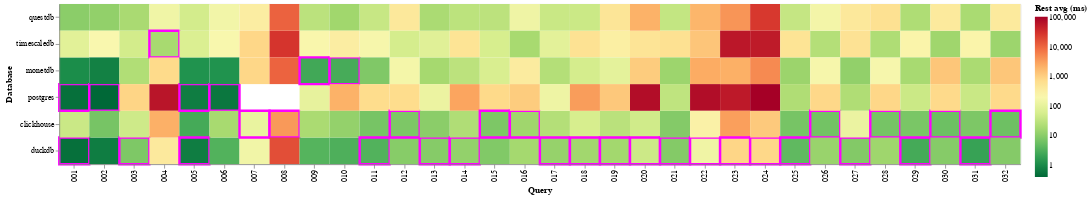

Notebook code for this chart:
### Code cell
df = db.execute(
    """
WITH query_events AS (
    SELECT
        b.db,
        e.benchmark_id,
        e.name,
        e.time,
        e.type
    FROM event e
    JOIN benchmark b ON e.benchmark_id = b.id
    WHERE b.suite = (?)
      AND b.deleted_at is NULL
      AND e.name ~ '^query_.*_iteration_[0-9]+$'
),
paired AS (
    SELECT
        s.db,
        REGEXP_REPLACE(s.name, '_iteration_[0-9]+$', '') AS base_query,
        CAST(REGEXP_EXTRACT(s.name, '_iteration_([0-9]+)$', 1) AS INTEGER) AS iteration,
        epoch(e.time - s.time) AS duration_seconds
    FROM query_events s
    JOIN query_events e
      ON s.db = e.db
     AND s.benchmark_id = e.benchmark_id
     AND s.name = e.name
     AND s.type = 'start'
     AND e.type = 'end'
),
aggregated AS (
    SELECT
        db,
        base_query,
        MAX(CASE WHEN iteration = 1 THEN duration_seconds END) AS first_seconds,
        AVG(CASE WHEN iteration > 1 THEN duration_seconds END) AS rest_avg_seconds,
        STDDEV_SAMP(CASE WHEN iteration > 1 THEN duration_seconds END) AS rest_stddev_seconds,
        COUNT(*) FILTER (WHERE iteration > 1) AS rest_runs
    FROM paired
    GROUP BY db, base_query
)
SELECT
	db,
	base_query as query,
	1000 * ROUND(first_seconds, 4) AS first_ms,
	1000 * ROUND(rest_avg_seconds, 4) AS rest_avg_ms,
	1000 * ROUND(rest_stddev_seconds, 4) AS rest_stddev_ms,
	rest_runs
FROM
	aggregated
ORDER BY
	query;

""",
    [SUITE],
).pl()


df = df.with_columns(
    pl.col.query.str.strip_prefix("query_").str.split("_").list.first().alias("query"),
    (pl.col.rest_runs + 1).alias("runs"),
)

# df = df.filter(pl.col.db.is_in(["monetdb", "questdb"]))

metric: Literal["first", "rest"] = "rest"


dff = (
    df.group_by("query")
    .agg(pl.col("rest_avg_ms" if metric == "rest" else "first_ms").min().alias("best"))
    .join(df, on="query")
    .with_columns((pl.col("rest_avg_ms" if metric == "rest" else "first_ms") == pl.col("best")).alias("is_fastest"))
    .drop("best")
)


if SUITE == "clickbench":
    dff = dff.sort(pl.col.query.str.strip_prefix("Q").cast(pl.Int32))


query_order = dff["query"].to_list()

db_order = (
    dff.filter(pl.col("is_fastest")).group_by("db").len().sort("len", descending=True).get_column("db").to_list()
)[::-1]


for missing in sorted(set(dff.unique("db").get_column("db").to_list()) - set(db_order), reverse=True):
    db_order = [missing] + db_order

heatmap = (
    alt.Chart(dff)
    .mark_rect()
    .encode(
        y=alt.Y("db:N", title="Database", sort=db_order),
        x=alt.X("query:N", title="Query", sort=query_order),
        color=alt.Color(
            "first_ms:Q",
            title="First (ms)",
            scale=alt.Scale(scheme="redyellowgreen", type="log", reverse=True),
        )
        if metric == "first"
        else alt.Color(
            "rest_avg_ms:Q",
            title="Rest avg (ms)",
            scale=alt.Scale(scheme="redyellowgreen", type="log", reverse=True),
        ),
        stroke=alt.condition(
            "datum.is_fastest",
            alt.value("magenta"),
            alt.value("none"),
        ),
        strokeWidth=alt.condition(
            "datum.is_fastest",
            alt.value(3),
            alt.value(0),
        ),
        tooltip=[
            alt.Tooltip("db:N", title="Database"),
            alt.Tooltip("query:N", title="Query"),
            alt.Tooltip("rest_avg_ms:Q", title="Rest avg (ms)"),
            alt.Tooltip("rest_stddev_ms:Q", title="Rest stddev (ms)"),
            alt.Tooltip("first_ms:Q", title="First run (ms)"),
            alt.Tooltip("runs:Q", title="Number of runs"),
        ],
    )
    .properties(width=1200, height=200)
)


heatmap

### Figure 1 — Vega-Lite specification as saved in the notebook (floating-point values rounded to 4 significant figures; data arrays with more than 128 entries replaced by an {"elided": "..."} marker saying what was removed)
{"config": {"view": {"continuousWidth": 300, "continuousHeight": 300}}, "data": {"name": "data-13c9b90c4cabd9cb72b4dd76d59b40a4"}, "mark": {"type": "rect"}, "encoding": {"color": {"field": "rest_avg_ms", "scale": {"reverse": true, "scheme": "redyellowgreen", "type": "log"}, "title": "Rest avg (ms)", "type": "quantitative"}, "stroke": {"condition": {"test": "datum.is_fastest", "value": "magenta"}, "value": "none"}, "strokeWidth": {"condition": {"test": "datum.is_fastest", "value": 3}, "value": 0}, "tooltip": [{"field": "db", "title": "Database", "type": "nominal"}, {"field": "query", "title": "Query", "type": "nominal"}, {"field": "rest_avg_ms", "title": "Rest avg (ms)", "type": "quantitative"}, {"field": "rest_stddev_ms", "title": "Rest stddev (ms)", "type": "quantitative"}, {"field": "first_ms", "title": "First run (ms)", "type": "quantitative"}, {"field": "runs", "title": "Number of runs", "type": "quantitative"}], "x": {"field": "query", "sort": {"elided": "190 str values"}, "title": "Query", "type": "nominal"}, "y": {"field": "db", "sort": ["questdb", "timescaledb", "monetdb", "postgres", "clickhouse", "duckdb"], "title": "Database", "type": "nominal"}}, "height": 200, "width": 1200, "$schema": "https://vega.github.io/schema/vega-lite/v5.20.1.json", "datasets": {"data-13c9b90c4cabd9cb72b4dd76d59b40a4": {"elided": "190 records"}}}
